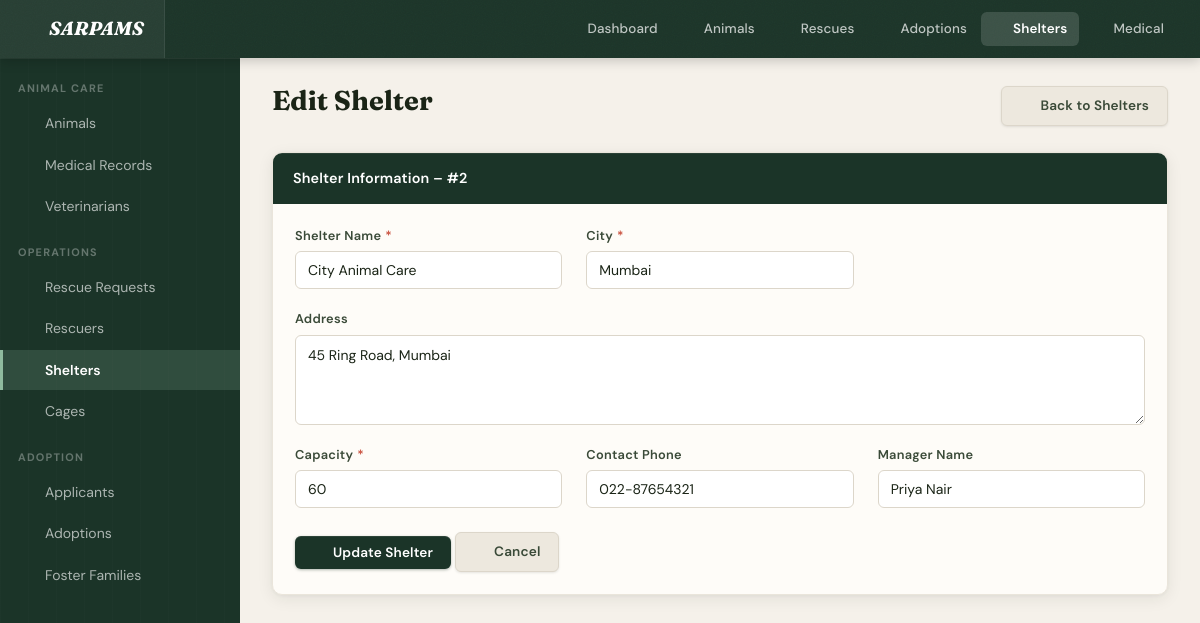
The page /shelters/edit.php?id=2 on the database its author committed.
### tables this page shows
CREATE TABLE IF NOT EXISTS SHELTER (
    shelter_id    INT AUTO_INCREMENT PRIMARY KEY,
    shelter_name  VARCHAR(100) NOT NULL UNIQUE,
    address       VARCHAR(200) NOT NULL,
    city          VARCHAR(60)  NOT NULL,
    capacity      INT          NOT NULL,
    contact_phone VARCHAR(15)  NOT NULL,
    manager_name  VARCHAR(100) NOT NULL,
    created_at    TIMESTAMP DEFAULT CURRENT_TIMESTAMP
);

### config/db.php (called while the page is built, shortened)
<?php
function getDB() {
    static $conn = null;
    if ($conn === null) {
        $conn = new mysqli(DB_HOST, DB_USER, DB_PASS, DB_NAME);
        $conn->set_charset('utf8mb4');
    }
    return $conn;
}
function query($sql) {
    $result = getDB()->query($sql);
    return $result;
}
function fetchOne($sql) {
    $result = query($sql);
    return $result->fetch_assoc();
}

### shelters/edit.php (the view, shortened to what this page needs)
<?php
require_once __DIR__ . '/../config/db.php';
$id = isset($_GET['id']) ? (int)$_GET['id'] : 0;
$shelter = fetchOne("SELECT * FROM SHELTER WHERE shelter_id=$id");
$d = ($_SERVER['REQUEST_METHOD'] === 'POST') ? $_POST : $shelter;
require_once __DIR__ . '/../includes/header.php';
?>
<div class="page-header">
    <h1 class="page-title">Edit Shelter</h1>
    <a href="/sarpams/shelters/index.php" class="btn btn-secondary"><i data-lucide="arrow-left"></i> Back to Shelters</a>
</div>
<div class="card">
    <div class="card-header">Shelter Information – #<?= $id ?></div>
    <div class="card-body">
        <form method="post" action="">
            <div class="form-grid">
                <div class="form-group required">
                    <label>Shelter Name</label>
                    <input type="text" name="shelter_name" value="<?= htmlspecialchars($d['shelter_name'] ?? '') ?>" required>
                </div>
                <div class="form-group required">
                    <label>City</label>
                    <input type="text" name="city" value="<?= htmlspecialchars($d['city'] ?? '') ?>" required>
                </div>
                <div class="form-group full">
                    <label>Address</label>
                    <textarea name="address" rows="2"><?= htmlspecialchars($d['address'] ?? '') ?></textarea>
                </div>
                <div class="form-group required">
                    <label>Capacity</label>
                    <input type="number" name="capacity" min="1" value="<?= htmlspecialchars($d['capacity'] ?? '') ?>" required>
                </div>
                <div class="form-group">
                    <label>Contact Phone</label>
                    <input type="text" name="contact_phone" value="<?= htmlspecialchars($d['contact_phone'] ?? '') ?>">
                </div>
                <div class="form-group">
                    <label>Manager Name</label>
                    <input type="text" name="manager_name" value="<?= htmlspecialchars($d['manager_name'] ?? '') ?>">
                </div>
            </div>
            <div style="margin-top:1.5rem;">
                <button type="submit" class="btn btn-primary"><i data-lucide="save"></i> Update Shelter</button>
                <a href="/sarpams/shelters/index.php" class="btn btn-secondary"><i data-lucide="x"></i> Cancel</a>
            </div>
        </form>
    </div>
</div>

### assets/css/style.css (style rules this page uses)
*, *::before, *::after { box-sizing: border-box; margin: 0; padding: 0; }
:root { --forest: #1b3428; --forest-mid: #224234; --forest-light:#2d5443; --moss: #2a7d4f; --moss-soft: #3d9966; --sage: #8fbb9e; --sage-pale: #d4ead9; --parchment: #f5f1ea; --parchment-dark: #ede8de; --cream: #fefcf8; --warm-white: #ffffff; --border: #dcd6ca; --border-soft: #eae5db; --ink: #1a2416; --ink-mid: #3a4a38; --muted: #7a806e; --muted-light: #a8ae9e; --success: #1e8c55; --success-bg: #dff0e6; --success-border: #a3d4b5; --danger: #c84b38; --danger-bg: #fae8e5; --danger-border: #f0b4aa; --warning: #c97a10; --warning-bg: #fef3e0; --warning-border: #f0c97a; --info: #1d6e85; --info-bg: #ddf0f5; --info-border: #94cdd9; --purple: #6b4ca0; --purple-bg: #ede5f8; --amber: #b8680a; --amber-bg: #fef0d4; --shadow-sm: 0 1px 3px rgba(26,36,22,.07), 0 1px 2px rgba(26,36,22,.04); --shadow: 0 4px 16px rgba(26,36,22,.08), 0 1px 4px rgba(26,36,22,.05); --shadow-md: 0 8px 28px rgba(26,36,22,.12), 0 2px 8px rgba(26,36,22,.06); --shadow-lg: 0 16px 48px rgba(26,36,22,.15); --radius-sm: 6px; --radius: 10px; --radius-lg: 14px; --radius-pill: 999px; --sidebar-w: 240px; --navbar-h: 58px; --ease: cubic-bezier(.4,0,.2,1); --ease-bounce: cubic-bezier(.34,1.56,.64,1); }
html { scroll-behavior: smooth; }
body { font-family: 'DM Sans', system-ui, sans-serif; font-size: 15px; line-height: 1.6; background: var(--parchment); color: var(--ink); min-height: 100vh; -webkit-font-smoothing: antialiased; text-rendering: optimizeLegibility; }
h1, h2, h3, h4 { font-family: 'Fraunces', Georgia, serif; font-optical-sizing: auto; font-weight: 700; line-height: 1.2; color: var(--ink); }
a { color: var(--moss); text-decoration: none; transition: color .2s var(--ease); }
[data-lucide] { display: inline-block; vertical-align: middle; flex-shrink: 0; stroke-width: 1.75; }
.btn [data-lucide] { width: 14px; height: 14px; stroke: currentColor; }
.page-header { display: flex; align-items: flex-start; justify-content: space-between; margin-bottom: 26px; flex-wrap: wrap; gap: 14px; }
.page-title { font-family: 'Fraunces', serif; font-size: 1.7rem; font-weight: 700; color: var(--ink); display: flex; align-items: center; gap: 10px; line-height: 1.1; font-optical-sizing: auto; }
.card { background: var(--cream); border-radius: var(--radius); box-shadow: var(--shadow); border: 1px solid var(--border-soft); overflow: hidden; }
.card-header { background: var(--forest); color: #fff; padding: 14px 20px; font-family: 'DM Sans', sans-serif; font-weight: 600; font-size: .9rem; display: flex; align-items: center; gap: 8px; letter-spacing: .01em; box-shadow: inset 0 1px 0 rgba(255,255,255,.07); }
.card-body { padding: 22px; }
.btn { display: inline-flex; align-items: center; justify-content: center; gap: 6px; padding: 8px 18px; border-radius: var(--radius-sm); border: none; cursor: pointer; font-size: .85rem; font-weight: 550; font-family: 'DM Sans', sans-serif; text-decoration: none; letter-spacing: .01em; transition: background .16s var(--ease), box-shadow .16s var(--ease), transform .12s var(--ease-bounce), opacity .16s; position: relative; white-space: nowrap; }
.btn-primary { background: var(--forest); color: #fff; box-shadow: 0 1px 3px rgba(27,52,40,.35), inset 0 1px 0 rgba(255,255,255,.08); }
.btn-secondary { background: var(--parchment-dark); color: var(--ink-mid); border: 1px solid var(--border); box-shadow: var(--shadow-sm); }
.form-grid { display: grid; grid-template-columns: repeat(auto-fill, minmax(250px, 1fr)); gap: 20px 24px; }
.form-group { display: flex; flex-direction: column; gap: 5px; }
.form-group.full { grid-column: 1 / -1; }
label { font-size: .8rem; font-weight: 600; color: var(--ink-mid); letter-spacing: .02em; display: flex; align-items: center; gap: 4px; }
.required > label::after, label.required::after { content: ' *'; color: var(--danger); }
input[type="text"], input[type="email"], input[type="tel"], input[type="number"], input[type="date"], input[type="time"], input[type="search"], input[type="password"], select, textarea { padding: 9px 12px; border: 1.5px solid var(--border); border-radius: var(--radius-sm); font-size: .875rem; font-family: 'DM Sans', sans-serif; background: var(--warm-white); color: var(--ink); transition: border-color .18s var(--ease), box-shadow .18s var(--ease); appearance: none; width: 100%; }
input::placeholder { color: var(--muted-light); }
textarea { resize: vertical; min-height: 90px; line-height: 1.55; }

### rows shown on the page
shelter: shelter_name "City Animal Care", city "Mumbai", address "45 Ring Road, Mumbai", capacity "60", contact_phone "022-87654321", manager_name "Priya Nair"

### other values the page prints
$id "2"
